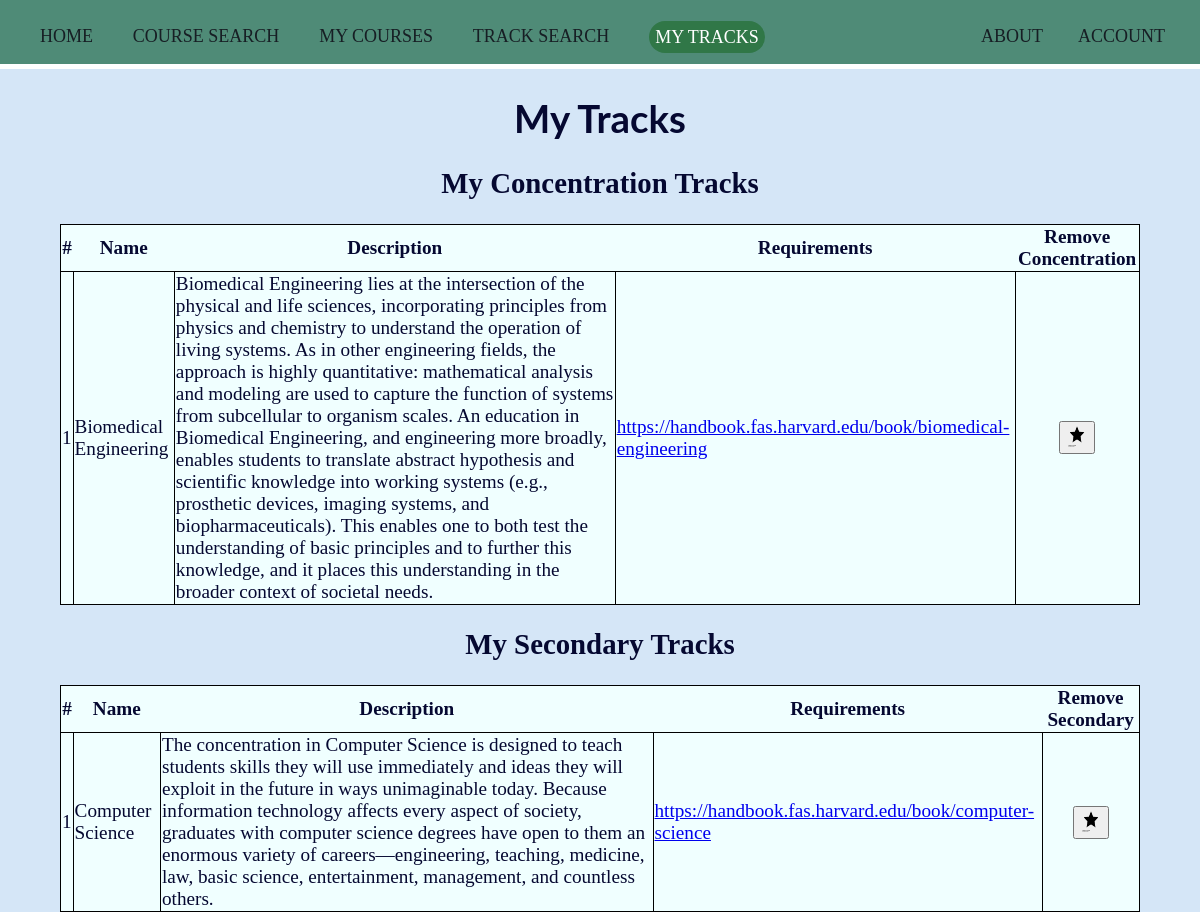
The page /mytracks (signed in) on the database its author committed.
### tables this page shows
CREATE TABLE tracks (
            id INTEGER,
            name TEXT UNIQUE NOT NULL,
            description TEXT,
            link TEXT,
            type_id INTEGER,
            PRIMARY KEY(id),
            FOREIGN KEY(type_id) REFERENCES track_types(id)
            );

### app.py (the view)
@app.route("/mytracks", methods=(["GET","POST"]))
@login_required
def mytracks():
    mytracks = "currentpage"
    conn, db = make_cursor("coursedatabase.db")
    user_id = session["user_id"]
    track_type_id = db.execute("""SELECT id FROM track_types WHERE type = "Concentration" """).fetchall()[0][0]
    concentrations = db.execute("SELECT tracks.id, tracks.name, tracks.description, tracks.link FROM tracks JOIN my_tracks ON my_tracks.track_id = tracks.id WHERE my_tracks.user_id = ? AND track_type_id = ?", (user_id, track_type_id)).fetchall()
    track_type_id = db.execute("""SELECT id FROM track_types WHERE type = "Secondary" """).fetchall()[0][0]
    secondaries = db.execute("SELECT tracks.id, tracks.name, tracks.description, tracks.link FROM tracks JOIN my_tracks ON my_tracks.track_id = tracks.id WHERE my_tracks.user_id = ? AND track_type_id = ?", (user_id, track_type_id)).fetchall()
    return render_template("mytracks.html",mytracks=mytracks, concentrations=concentrations, secondaries=secondaries)

### app.py (called while the page is built)
@app.after_request
def after_request(response):
    response.headers["Cache-Control"] = "no-cache, no-store, must-revalidate"
    response.headers["Expires"] = 0
    response.headers["Pragma"] = "no-cache"
    return response

### helpers.py (called while the page is built)
def login_required(f):
    @wraps(f)
    def decorated_function(*args, **kwargs):
        if session.get("user_id") is None:
            return redirect("/login")
        return f(*args, **kwargs)
    return decorated_function

def make_cursor(database):
    connection = sqlite3.connect(database)
    return connection, connection.cursor()

### templates/mytracks.html (shortened to what this page needs)
{% extends "layout.html" %}
{% block main %}
<h1 style="text-align: center;">My Tracks</h1>
<h2 style="text-align: center;"> My Concentration Tracks </h2>
<table>
    <thead>
      <tr>
        <th> # </th>
        <th> Name </th>
        <th> Description </th>
        <th> Requirements </th>
        <th> Remove Concentration </th>
        </tr>
    </thead>
    <tbody>
        {% for i, name, desc, link in concentrations %}
        <tr>
          <td>{{ loop.index}}</td>
          <td> {{ name }} </td>
          <td> {{ desc }} </td>
          <td> <a href = " {{ link|e }}" target="_blank">{{ link }}</a>  </td>
          <td> <form method="post" action="/removeconcentration" style="text-align: center;"> <button name="id" value="{{ i }}">
            <img src="/static/noun_Star_750825.png" alt="Star by Zaff Studio from the Noun Project" style="width:20px;height:24px;">
            </form> </button> </td>
        </tr>
        {% endfor %}
    </tbody>
</table>
<h2 style="text-align: center;"> My Secondary Tracks </h2>
<table>
  <thead>
    <tr>
        <th> # </th>
        <th> Name </th>
        <th> Description </th>
        <th> Requirements </th>
        <th> Remove Secondary </th>
    </tr>
  </thead>
  <tbody>
      {% for i, name, desc, link in secondaries %}
      <tr>
        <td>{{ loop.index}}</td>
        <td> {{ name }} </td>
        <td> {{ desc }} </td>
        <td> <a href = " {{ link|e }}" target="_blank">{{ link }}</a>  </td>
        <td> <form method="post" action="/removesecondary" style="text-align: center;"> <button name="id" value="{{ i }}">
            <img src="/static/noun_Star_750825.png" alt="Star by Zaff Studio from the Noun Project" style="width:20px;height:24px;">
            </form> </button> </td>
      </tr>
      {% endfor %}
  </tbody>
</table>
{% endblock %}

### static/CS50project_style.css (style rules this page uses)
body { background-color: #d5e6f7; color: #050831; font-size: 1.2rem; margin: 0; font-family: 'Merriweather'; }
h1 { border: none; margin: none; font-family: 'Lato', sans-serif; }

### templates/mytracks.html (style rules this page uses)
table, tr, td { border: 1px black solid; border-collapse: collapse; }
table { width:90%; margin-left: auto; margin-right: auto; background-color: azure; }

### rows shown on the page
tracks: name "Biomedical Engineering", description "Biomedical Engineering lies at the intersection of the physical and life sciences, incorporating principles from physics and chemistry to understand the operation of living systems. As in other engineering fields, the approach is highly quantitative: mathematical analysis and modeling are used to capture the function of systems from subcellular to organism scales. An education in Biomedical Engineering, and engineering more broadly, enables students to translate abstract hypothesis and scientific knowledge into working systems (e.g., prosthetic devices, imaging systems, and biopharmaceuticals). This enables one to both test the understanding of basic principles and to further this…", link "https://handbook.fas.harvard.edu/book/biomedical-engineering", {{ i }} 2 (drawn)
tracks: name "Computer Science", description "The concentration in Computer Science is designed to teach students skills they will use immediately and ideas they will exploit in the future in ways unimaginable today. Because information technology affects every aspect of society, graduates with computer science degrees have open to them an enormous variety of careers—engineering, teaching, medicine, law, basic science, entertainment, management, and countless others.", link "https://handbook.fas.harvard.edu/book/computer-science", {{ i }} 3 (drawn)
